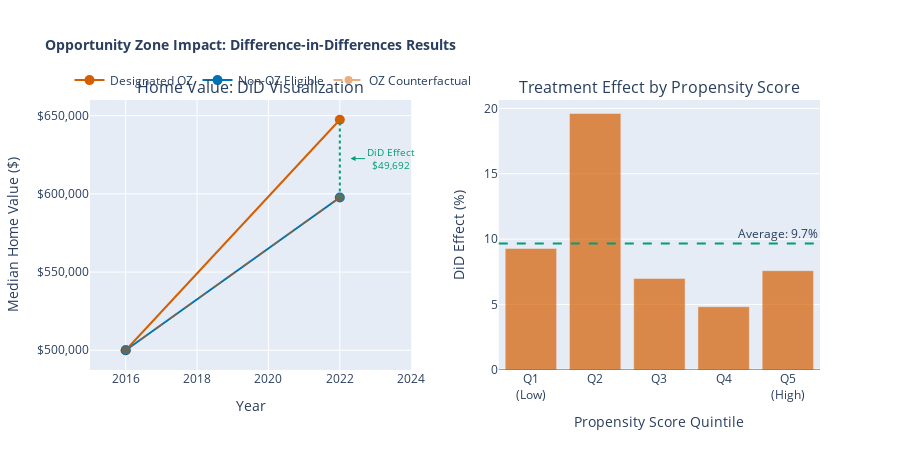

Notebook code cell kept with this figure:
### Code cell
# =============================================================================
# Visualize DiD Results
# =============================================================================

fig = make_subplots(
    rows=1, cols=2,
    subplot_titles=('Home Value: DiD Visualization', 'Treatment Effect by Propensity Score'),
    horizontal_spacing=0.12
)

# 1. Home value trends
# Calculate means
oz_pre = oz_tracts['home_value_2016'].mean()
oz_post = oz_tracts['home_value_2022'].mean()
non_oz_pre = non_oz_tracts['home_value_2016'].mean()
non_oz_post = non_oz_tracts['home_value_2022'].mean()

# Counterfactual
oz_counterfactual = oz_pre + (non_oz_post - non_oz_pre)

# Designated OZ line
fig.add_trace(
    go.Scatter(x=[2016, 2022], y=[oz_pre, oz_post], mode='lines+markers',
               name='Designated OZ', line=dict(color=COLORS[5], width=2),
               marker=dict(size=10)),
    row=1, col=1
)

# Non-OZ Eligible line
fig.add_trace(
    go.Scatter(x=[2016, 2022], y=[non_oz_pre, non_oz_post], mode='lines+markers',
               name='Non-OZ Eligible', line=dict(color=COLORS[0], width=2),
               marker=dict(size=10)),
    row=1, col=1
)

# OZ Counterfactual line
fig.add_trace(
    go.Scatter(x=[2016, 2022], y=[oz_pre, oz_counterfactual], mode='lines+markers',
               name='OZ Counterfactual', line=dict(color=COLORS[5], width=2, dash='dash'),
               marker=dict(size=8), opacity=0.5),
    row=1, col=1
)

# Add annotation for treatment effect
did_effect = oz_post - oz_counterfactual
fig.add_annotation(
    x=2022.3, y=(oz_post + oz_counterfactual)/2,
    text=f'DiD Effect<br>${did_effect:,.0f}',
    showarrow=True, arrowhead=2, arrowcolor=COLORS[2],
    font=dict(color=COLORS[2], size=10),
    ax=40, ay=0, row=1, col=1
)

# Add arrow between counterfactual and actual
fig.add_shape(
    type='line', x0=2022, y0=oz_counterfactual, x1=2022, y1=oz_post,
    line=dict(color=COLORS[2], width=2, dash='dot'),
    row=1, col=1
)

# 2. Distribution of treatment effects (by propensity score quintile)
eligible_tracts['ps_quintile'] = pd.qcut(eligible_tracts['propensity_score'], 5, labels=['Q1', 'Q2', 'Q3', 'Q4', 'Q5'])

quintile_effects = []
for q in ['Q1', 'Q2', 'Q3', 'Q4', 'Q5']:
    q_data = eligible_tracts[eligible_tracts['ps_quintile'] == q]
    oz_effect = q_data[q_data['designated_oz']==1]['home_value_pct_change'].mean()
    non_oz_effect = q_data[q_data['designated_oz']==0]['home_value_pct_change'].mean()
    quintile_effects.append(oz_effect - non_oz_effect if not np.isnan(oz_effect) else 0)

quintile_labels = ['Q1<br>(Low)', 'Q2', 'Q3', 'Q4', 'Q5<br>(High)']

fig.add_trace(
    go.Bar(x=quintile_labels, y=quintile_effects, name='DiD Effect',
           marker_color=COLORS[5], opacity=0.7, showlegend=False),
    row=1, col=2
)

# Add average line
avg_effect = np.mean(quintile_effects)
fig.add_hline(y=avg_effect, line_dash='dash', line_color=COLORS[2],
              annotation_text=f'Average: {avg_effect:.1f}%',
              annotation_position='top right', row=1, col=2)
fig.add_hline(y=0, line_color='black', line_width=0.5, row=1, col=2)

# Update layout
fig.update_layout(
    title=dict(text='Opportunity Zone Impact: Difference-in-Differences Results',
               font=dict(size=14, weight='bold')),
    height=450,
    showlegend=True,
    legend=dict(orientation='h', yanchor='bottom', y=1.02, xanchor='center', x=0.25)
)

fig.update_xaxes(title_text='Year', range=[2015, 2024], row=1, col=1)
fig.update_yaxes(title_text='Median Home Value ($)', tickformat='$,.0f', row=1, col=1)
fig.update_xaxes(title_text='Propensity Score Quintile', row=1, col=2)
fig.update_yaxes(title_text='DiD Effect (%)', row=1, col=2)

fig.show()

### Figure 1 — Plotly figure (JSON) as saved in the notebook; plotly's stock layout.template omitted (floating-point values rounded to 4 significant figures)
{"data": [{"line": {"color": "#D55E00", "width": 2}, "marker": {"size": 10}, "mode": "lines+markers", "name": "Designated OZ", "type": "scatter", "x": [2016, 2022], "xaxis": "x", "y": [500000, 647400.0], "yaxis": "y"}, {"line": {"color": "#0072B2", "width": 2}, "marker": {"size": 10}, "mode": "lines+markers", "name": "Non-OZ Eligible", "type": "scatter", "x": [2016, 2022], "xaxis": "x", "y": [500000, 597700.0], "yaxis": "y"}, {"line": {"color": "#D55E00", "dash": "dash", "width": 2}, "marker": {"size": 8}, "mode": "lines+markers", "name": "OZ Counterfactual", "opacity": 0.5, "type": "scatter", "x": [2016, 2022], "xaxis": "x", "y": [500000, 597700.0], "yaxis": "y"}, {"marker": {"color": "#D55E00"}, "name": "DiD Effect", "opacity": 0.7, "showlegend": false, "type": "bar", "x": ["Q1<br>(Low)", "Q2", "Q3", "Q4", "Q5<br>(High)"], "xaxis": "x2", "y": [9.286, 19.61, 6.989, 4.825, 7.585], "yaxis": "y2"}], "layout": {"annotations": [{"font": {"size": 16}, "showarrow": false, "text": "Home Value: DiD Visualization", "x": 0.22, "xanchor": "center", "xref": "paper", "y": 1, "yanchor": "bottom", "yref": "paper"}, {"font": {"size": 16}, "showarrow": false, "text": "Treatment Effect by Propensity Score", "x": 0.78, "xanchor": "center", "xref": "paper", "y": 1, "yanchor": "bottom", "yref": "paper"}, {"arrowcolor": "#009E73", "arrowhead": 2, "ax": 40, "ay": 0, "font": {"color": "#009E73", "size": 10}, "showarrow": true, "text": "DiD Effect<br>$49,692", "x": 2022.0, "xref": "x", "y": 622500.0, "yref": "y"}, {"showarrow": false, "text": "Average: 9.7%", "x": 1, "xanchor": "right", "xref": "x2 domain", "y": 9.66, "yanchor": "bottom", "yref": "y2"}], "height": 450, "legend": {"orientation": "h", "x": 0.25, "xanchor": "center", "y": 1.02, "yanchor": "bottom"}, "shapes": [{"line": {"color": "#009E73", "dash": "dot", "width": 2}, "type": "line", "x0": 2022, "x1": 2022, "xref": "x", "y0": 597700.0, "y1": 647400.0, "yref": "y"}, {"line": {"color": "#009E73", "dash": "dash"}, "type": "line", "x0": 0, "x1": 1, "xref": "x2 domain", "y0": 9.66, "y1": 9.66, "yref": "y2"}, {"line": {"color": "black", "width": 0.5}, "type": "line", "x0": 0, "x1": 1, "xref": "x2 domain", "y0": 0, "y1": 0, "yref": "y2"}], "showlegend": true, "title": {"font": {"size": 14, "weight": "bold"}, "text": "Opportunity Zone Impact: Difference-in-Differences Results"}, "xaxis": {"anchor": "y", "domain": [0, 0.44], "range": [2015, 2024], "title": {"text": "Year"}}, "xaxis2": {"anchor": "y2", "domain": [0.56, 1], "title": {"text": "Propensity Score Quintile"}}, "yaxis": {"anchor": "x", "domain": [0, 1], "tickformat": "$,.0f", "title": {"text": "Median Home Value ($)"}}, "yaxis2": {"anchor": "x2", "domain": [0, 1], "title": {"text": "DiD Effect (%)"}}}}
